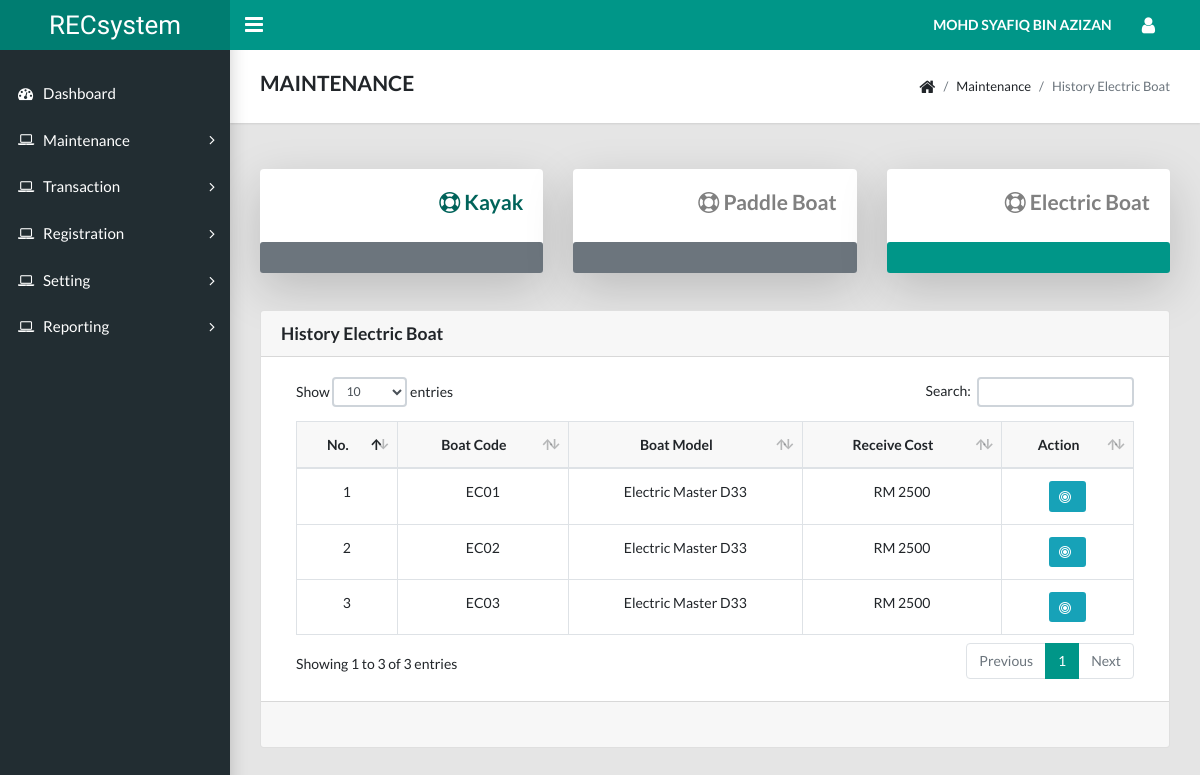
The page /manager/reporting_electric_list.php (signed in) on the database its author committed.
### tables this page shows
CREATE TABLE `user_manager` (
  `manager_id` int(11) NOT NULL,
  `manager_full` varchar(255) NOT NULL,
  `manager_email` varchar(255) NOT NULL,
  `manager_password` varchar(255) NOT NULL,
  `manager_phone` varchar(255) NOT NULL,
  `manager_address` varchar(255) DEFAULT NULL
);

CREATE TABLE `facility_new` (
  `new_id` int(11) NOT NULL,
  `new_code` varchar(255) NOT NULL,
  `new_model` varchar(255) NOT NULL,
  `new_color` varchar(255) NOT NULL,
  `new_receive` datetime NOT NULL,
  `new_price` double NOT NULL,
  `new_damage` int(11) NOT NULL,
  `fac_id` int(11) NOT NULL
);

### manager/reporting_electric_list.php (the view, shortened to what this page needs)
<?php include "header.php"; ?>
<?php include "navbar.php"; ?>
<?php include "sidebar.php"; ?>
<?php include "dbconnection.php"; ?>
<body class="app sidebar-mini rtl">
  <main class="app-content">
    <div class="app-title">
      <div>
        <h4>MAINTENANCE</h4>
      </div>
      <ul class="app-breadcrumb breadcrumb side">
        <li class="breadcrumb-item"><i class="fa fa-home fa-lg"></i></li>
        <li class="breadcrumb-item">Maintenance</li>
        <li class="breadcrumb-item active">History Electric Boat</li>
      </ul>
    </div>
    <?php include "maintenance_electric_bar.php"; ?>
    <div class="row">
      <div class="col-md-12">
        <div class="bs-component">
          <div class="card">
            <h5 class="card-header">History Electric Boat</h5>
            <div class="card-body">
              <table class="table table-hover table-bordered" id="data-table">
                <thead bgcolor=#f8f8f8>
                  <tr align="center">
                    <th>No.</th>
                    <th>Boat Code</th>
                    <th>Boat Model</th>
                    <th>Receive Cost</th>
                    <th>Action</th>
                  </tr>
                </thead>
                <tbody>
                  <?php
                    $u=0;
                    $fac_id=2;
                    $stmt = $conn->prepare("SELECT * FROM `facility_new` WHERE fac_id=?");
                    $stmt->bind_param("s", $fac_id);
                    $stmt->execute();
                    $result = $stmt->get_result();
                    while($row = $result->fetch_assoc())
                    {
                      $new_id = $row['new_id'];
                      $new_code = $row['new_code'];
                      $new_model = $row['new_model'];
                      $new_price = $row['new_price'];
                      $u++
                  ?>
                    <tr align="center">
                      <td><?php echo $u; ?></td>
                      <td><?php echo $new_code; ?></td>
                      <td><?php echo $new_model; ?></td>
                      <td>RM <?php echo $new_price; ?></td>
                      <td align="center">
                        <a href="reporting_electric_view.php?new_id=<?php echo $new_id; ?>" ><button type="submit" class="btn btn-info btn-sm"><i class="fa fa-bullseye"></i></button></a>
                      </td>
                    </tr>
                  <?php } ?>
                </tbody>
              </table>
            </div>
            <div class="card-footer">
            </div>
        </div>
      </div>
    </div>
  </div>
</main>
</body>
</html>

### manager/identification.php
<?php
function manager(){
include "dbconnection.php";
  	$id = $_SESSION['manager_id'];
    $stmt = $conn->prepare("SELECT * FROM `user_manager` WHERE manager_id=?");
    $stmt->bind_param("s", $id);
    $stmt->execute();
    $result = $stmt->get_result();
    $row = $result->fetch_assoc();
      $manager_full = $row ['manager_full'];
      echo strtoupper($manager_full);
}
 ?>

### rows shown on the page
user_manager: manager_full "MOHD SYAFIQ BIN AZIZAN"
facility_new: new_code "EC01", new_model "Electric Master D33", new_price "2500"
facility_new: new_code "EC02", new_model "Electric Master D33", new_price "2500"
facility_new: new_code "EC03", new_model "Electric Master D33", new_price "2500"
